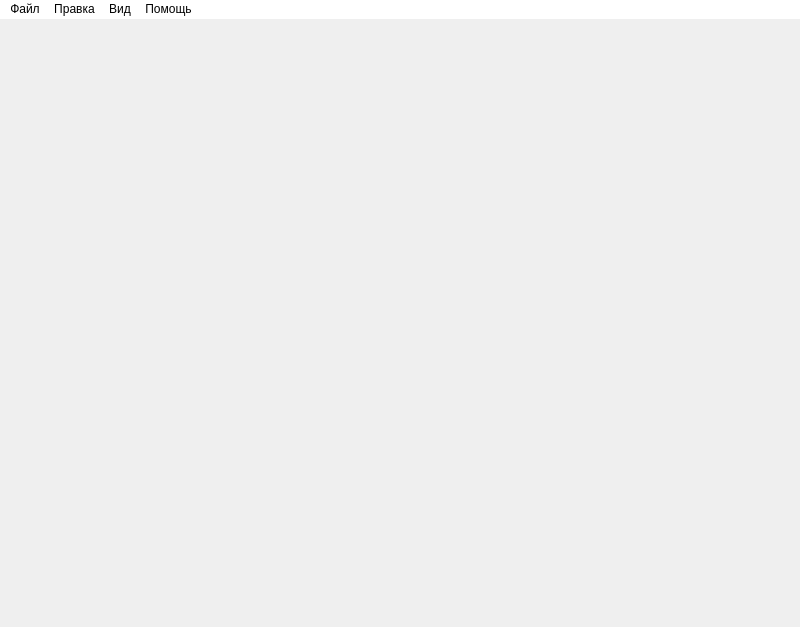
<?xml version="1.0" encoding="UTF-8"?>
<ui version="4.0">
 <class>MainWindow</class>
 <widget class="QMainWindow" name="MainWindow">
  <property name="geometry">
   <rect>
    <x>0</x>
    <y>0</y>
    <width>800</width>
    <height>627</height>
   </rect>
  </property>
  <property name="windowTitle">
   <string>MainWindow</string>
  </property>
  <property name="autoFillBackground">
   <bool>false</bool>
  </property>
  <property name="styleSheet">
   <string notr="true"/>
  </property>
  <widget class="QWidget" name="centralwidget">
   <property name="styleSheet">
    <string notr="true">);</string>
   </property>
  </widget>
  <widget class="QMenuBar" name="menubar">
   <property name="geometry">
    <rect>
     <x>0</x>
     <y>0</y>
     <width>800</width>
     <height>24</height>
    </rect>
   </property>
   <property name="styleSheet">
    <string notr="true">background-color: rgb(255, 255, 255);
color: rgb(0, 0, 0);</string>
   </property>
   <widget class="QMenu" name="menuddasdasdas">
    <property name="styleSheet">
     <string notr="true">color: rgb(0, 0, 0);
background-color: rgb(255, 255, 255);</string>
    </property>
    <property name="title">
     <string>Файл</string>
    </property>
    <widget class="QMenu" name="menu">
     <property name="title">
      <string>Новый холст</string>
     </property>
     <addaction name="action_4"/>
     <addaction name="action_5"/>
    </widget>
    <addaction name="menu"/>
    <addaction name="actionfsdffsdfsdfs"/>
    <addaction name="separator"/>
    <addaction name="action_2"/>
    <addaction name="action_3"/>
   </widget>
   <widget class="QMenu" name="menu_2">
    <property name="title">
     <string>Правка</string>
    </property>
    <addaction name="action_6"/>
    <addaction name="action_7"/>
    <addaction name="separator"/>
    <addaction name="action_9"/>
    <addaction name="action_10"/>
    <addaction name="action_11"/>
   </widget>
   <widget class="QMenu" name="menu_3">
    <property name="title">
     <string>Вид</string>
    </property>
    <addaction name="action_12"/>
    <addaction name="action_13"/>
   </widget>
   <widget class="QMenu" name="menu_4">
    <property name="title">
     <string>Помощь</string>
    </property>
   </widget>
   <addaction name="menuddasdasdas"/>
   <addaction name="menu_2"/>
   <addaction name="menu_3"/>
   <addaction name="menu_4"/>
  </widget>
  <action name="actionfsdffsdfsdfs">
   <property name="text">
    <string>Открыть</string>
   </property>
  </action>
  <action name="actionsdfsdfsf">
   <property name="text">
    <string>sdfsdfsf</string>
   </property>
  </action>
  <action name="action_2">
   <property name="text">
    <string>Сохранить</string>
   </property>
  </action>
  <action name="action_3">
   <property name="text">
    <string>Сохранить как</string>
   </property>
  </action>
  <action name="action_4">
   <property name="text">
    <string>Создать обычный</string>
   </property>
  </action>
  <action name="action_5">
   <property name="text">
    <string>Создать пользовательский</string>
   </property>
  </action>
  <action name="action_6">
   <property name="text">
    <string>Отменить действие</string>
   </property>
  </action>
  <action name="action_7">
   <property name="text">
    <string>Повторить действие</string>
   </property>
  </action>
  <action name="action_9">
   <property name="text">
    <string>Вырезать</string>
   </property>
  </action>
  <action name="action_10">
   <property name="text">
    <string>Копировать </string>
   </property>
  </action>
  <action name="action_11">
   <property name="text">
    <string>Вставить</string>
   </property>
  </action>
  <action name="action_12">
   <property name="text">
    <string>Масштаб</string>
   </property>
  </action>
  <action name="action_13">
   <property name="text">
    <string>Во весь экран</string>
   </property>
  </action>
 </widget>
 <resources/>
 <connections/>
</ui>
